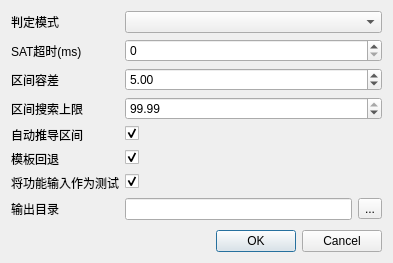
<?xml version="1.0" encoding="UTF-8"?>
<ui version="4.0">
 <class>DMatrixOptionsDialog</class>
 <widget class="QDialog" name="DMatrixOptionsDialog">
  <property name="geometry">
   <rect>
    <x>0</x>
    <y>0</y>
    <width>393</width>
    <height>263</height>
   </rect>
  </property>
  <property name="windowTitle">
   <string>生成D矩阵</string>
  </property>
  <layout class="QVBoxLayout" name="verticalLayout">
   <item>
    <layout class="QFormLayout" name="formLayout">
     <item row="0" column="0">
      <widget class="QLabel" name="labelMode">
       <property name="text">
        <string>判定模式</string>
       </property>
      </widget>
     </item>
     <item row="0" column="1">
      <widget class="QComboBox" name="comboMode"/>
     </item>
     <item row="1" column="0">
      <widget class="QLabel" name="labelTimeout">
       <property name="text">
        <string>SAT超时(ms)</string>
       </property>
      </widget>
     </item>
     <item row="1" column="1">
      <widget class="QSpinBox" name="spinTimeout">
       <property name="value">
        <number>0</number>
       </property>
      </widget>
     </item>
     <item row="2" column="0">
      <widget class="QLabel" name="labelTolerance">
       <property name="text">
        <string>区间容差</string>
       </property>
      </widget>
     </item>
     <item row="2" column="1">
      <widget class="QDoubleSpinBox" name="spinTolerance">
       <property name="value">
        <double>5.000000000000000</double>
       </property>
      </widget>
     </item>
     <item row="3" column="0">
      <widget class="QLabel" name="labelMaxAbs">
       <property name="text">
        <string>区间搜索上限</string>
       </property>
      </widget>
     </item>
     <item row="3" column="1">
      <widget class="QDoubleSpinBox" name="spinMaxAbs">
       <property name="value">
        <double>99.989999999999995</double>
       </property>
      </widget>
     </item>
     <item row="4" column="0">
      <widget class="QLabel" name="labelAuto">
       <property name="text">
        <string>自动推导区间</string>
       </property>
      </widget>
     </item>
     <item row="4" column="1">
      <widget class="QCheckBox" name="checkAutoRange">
       <property name="checked">
        <bool>true</bool>
       </property>
      </widget>
     </item>
     <item row="5" column="0">
      <widget class="QLabel" name="labelTemplate">
       <property name="text">
        <string>模板回退</string>
       </property>
      </widget>
     </item>
     <item row="5" column="1">
      <widget class="QCheckBox" name="checkTemplateFallback">
       <property name="checked">
        <bool>true</bool>
       </property>
      </widget>
     </item>
     <item row="6" column="0">
      <widget class="QLabel" name="labelIncludeInputs">
       <property name="text">
        <string>将功能输入作为测试</string>
       </property>
      </widget>
     </item>
     <item row="6" column="1">
      <widget class="QCheckBox" name="checkIncludeInputs">
       <property name="checked">
        <bool>true</bool>
       </property>
      </widget>
     </item>
     <item row="7" column="0">
      <widget class="QLabel" name="labelOutputDir">
       <property name="text">
        <string>输出目录</string>
       </property>
      </widget>
     </item>
     <item row="7" column="1">
      <layout class="QHBoxLayout" name="horizontalLayoutOutput">
       <item>
        <widget class="QLineEdit" name="lineOutputDir"/>
       </item>
       <item>
        <widget class="QToolButton" name="btnBrowseOutputDir">
         <property name="text">
          <string>...</string>
         </property>
        </widget>
       </item>
      </layout>
     </item>
    </layout>
   </item>
   <item>
    <widget class="QDialogButtonBox" name="buttonBox">
     <property name="standardButtons">
      <set>QDialogButtonBox::Cancel|QDialogButtonBox::Ok</set>
     </property>
    </widget>
   </item>
  </layout>
 </widget>
 <resources/>
 <connections/>
</ui>
